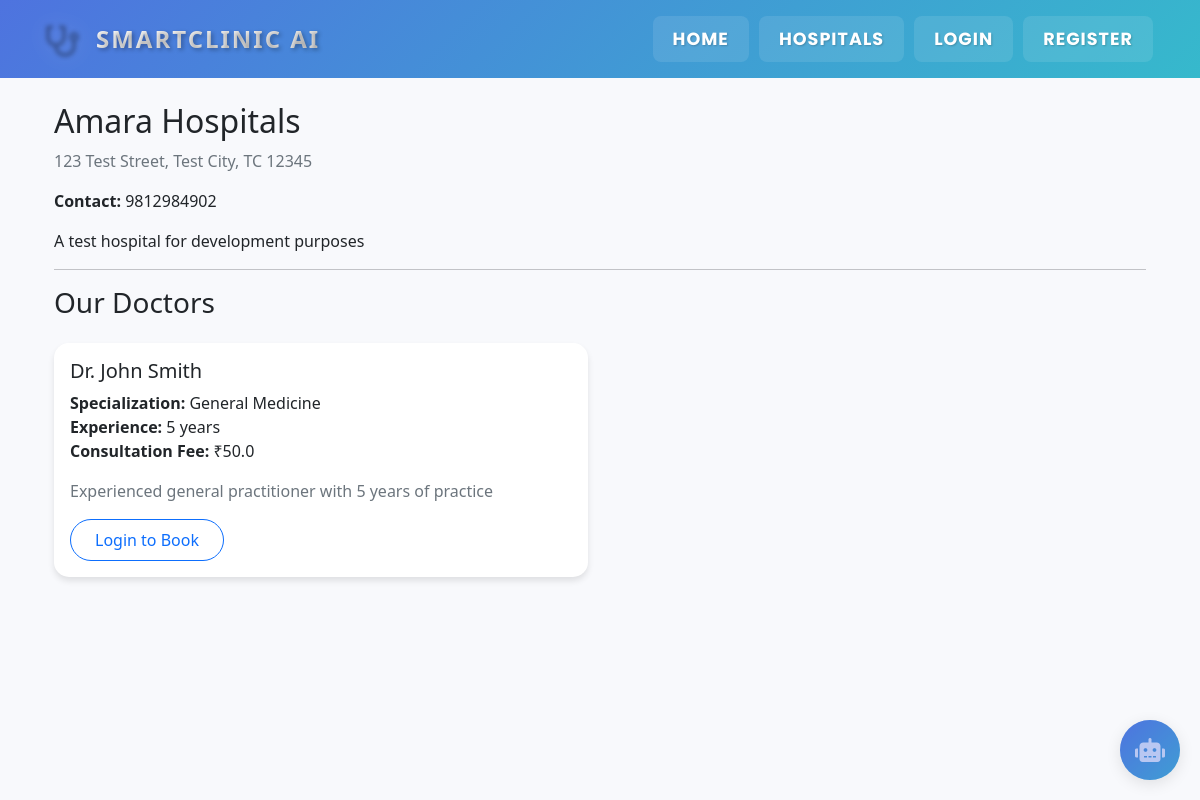
/hospital/1, run on the app's committed database.
### app.py (models this page shows, shortened)
class Hospital(db.Model):
    id = db.Column(db.Integer, primary_key=True)
    name = db.Column(db.String(200), nullable=False)
    address = db.Column(db.String(500), nullable=False)
    contact = db.Column(db.String(20))
    admin_id = db.Column(db.Integer, db.ForeignKey('user.id'), nullable=False)
    description = db.Column(db.Text)
    doctors = db.relationship('Doctor', backref='hospital', lazy=True)
    appointments = db.relationship('Appointment', backref='hospital', lazy=True)

class Doctor(db.Model):
    id = db.Column(db.Integer, primary_key=True)
    user_id = db.Column(db.Integer, db.ForeignKey('user.id'), nullable=False)
    hospital_id = db.Column(db.Integer, db.ForeignKey('hospital.id'), nullable=False)
    specialization = db.Column(db.String(100), nullable=False)
    experience = db.Column(db.Integer)
    consultation_fee = db.Column(db.Float, default=50.00)  # Default fee is $50
    about = db.Column(db.Text)
    appointments = db.relationship('Appointment', backref='doctor', lazy=True)

class User(db.Model):
    id = db.Column(db.Integer, primary_key=True)
    email = db.Column(db.String(120), unique=True, nullable=False)
    password_hash = db.Column(db.String(256), nullable=False)
    name = db.Column(db.String(100), nullable=False)
    user_type = db.Column(db.String(20), nullable=False)
    phone = db.Column(db.String(20))
    age = db.Column(db.Integer)
    gender = db.Column(db.String(10))
    blood_group = db.Column(db.String(5))
    height = db.Column(db.Float)  # in cm
    weight = db.Column(db.Float)  # in kg
    address = db.Column(db.String(500))
    emergency_contact = db.Column(db.String(20))
    doctor = db.relationship('Doctor', backref='user', lazy=True, uselist=False)
    hospital = db.relationship('Hospital', backref='admin', lazy=True, uselist=False)
    appointments = db.relationship('Appointment', backref='patient', lazy=True)
    __table_args__ = (
        CheckConstraint("user_type IN ('patient', 'doctor', 'hospital_admin')", name='check_user_type'),
    )

### app.py (the view)
@app.route('/hospital/<int:hospital_id>')
def hospital_details(hospital_id):
    hospital = Hospital.query.options(db.joinedload(Hospital.doctors).joinedload(Doctor.user)).get_or_404(hospital_id)
    today = datetime.now().date()
    return render_template('hospital_details.html', hospital=hospital, today=today)

### templates/hospital_details.html
{% extends "base.html" %}
{% block content %}
<div class="container mt-4">
    <div class="row">
        <div class="col-md-12">
            <h2>{{ hospital.name }}</h2>
            <p class="text-muted">{{ hospital.address }}</p>
            <p><strong>Contact:</strong> {{ hospital.contact }}</p>
            {% if hospital.description %}
            <p>{{ hospital.description }}</p>
            {% endif %}
            <hr>
        </div>
    </div>
    <h3 class="mb-4">Our Doctors</h3>
    {% if hospital.doctors %}
    <div class="row">
        {% for doctor in hospital.doctors %}
        <div class="col-md-6 mb-4">
            <div class="card h-100">
                <div class="card-body">
                    <h5 class="card-title">{{ doctor.user.name }}</h5>
                    <p class="card-text">
                        <strong>Specialization:</strong> {{ doctor.specialization }}<br>
                        <strong>Experience:</strong> {{ doctor.experience }} years<br>
                        <strong>Consultation Fee:</strong> ₹{{ doctor.consultation_fee }}
                    </p>
                    {% if doctor.about %}
                    <p class="text-muted">{{ doctor.about }}</p>
                    {% endif %}
                    {% if session.get('user_type') == 'patient' %}
                    <a href="{{ url_for('book_appointment', doctor_id=doctor.id) }}" class="btn btn-primary">Book Appointment</a>
                    {% else %}
                    <a href="{{ url_for('login', user_type='patient') }}" class="btn btn-outline-primary">Login to Book</a>
                    {% endif %}
                </div>
            </div>
        </div>
        {% endfor %}
    </div>
    {% else %}
    <div class="alert alert-info">
        <p>No doctors available at this hospital yet.</p>
    </div>
    {% endif %}
</div>
{% endblock %}

### templates/base.html (shortened to what this page needs)
<!DOCTYPE html>
<html lang="en">
<head>
    <link href="https://cdn.jsdelivr.net/npm/bootstrap@5.1.3/dist/css/bootstrap.min.css" rel="stylesheet">
    <link rel="stylesheet" href="https://cdnjs.cloudflare.com/ajax/libs/font-awesome/6.0.0/css/all.min.css">
    <link href="https://unpkg.com/aos@2.3.1/dist/aos.css" rel="stylesheet">
</head>
<body>
    <nav class="navbar navbar-expand-lg navbar-dark">
        <div class="container">
            <a class="navbar-brand" href="{{ url_for('index') }}">
                <i class="fas fa-stethoscope stethoscope-icon me-2"></i>SmartClinic AI
            </a>
            <div class="collapse navbar-collapse" id="navbarNav">
                <ul class="navbar-nav ms-auto">
                    <li class="nav-item">
                        <a class="nav-link" href="{{ url_for('index') }}">Home</a>
                    </li>
                    <li class="nav-item">
                        <a class="nav-link" href="{{ url_for('list_hospitals') }}">Hospitals</a>
                    </li>
                    {% if session.get('user_id') %}
                        <li class="nav-item">
                            {% if session.get('user_type') == 'patient' %}
                                <a class="nav-link" href="{{ url_for('patient_dashboard') }}">Dashboard</a>
                            {% elif session.get('user_type') == 'doctor' %}
                                <a class="nav-link" href="{{ url_for('doctor_dashboard') }}">Dashboard</a>
                            {% elif session.get('user_type') == 'hospital_admin' %}
                                <a class="nav-link" href="{{ url_for('hospital_dashboard') }}">Dashboard</a>
                            {% endif %}
                        </li>
                        <li class="nav-item">
                            <a class="nav-link" href="{{ url_for('logout') }}">Logout</a>
                        </li>
                    {% else %}
                        <li class="nav-item">
                            <a class="nav-link" href="{{ url_for('login') }}">Login</a>
                        </li>
                        <li class="nav-item">
                            <a class="nav-link" href="{{ url_for('register') }}">Register</a>
                        </li>
                    {% endif %}
                </ul>
            </div>
        </div>
    </nav>
    <div class="container mt-4">
        {% block content %}{% endblock %}
        <div class="chatbot-widget">
            <div class="chatbot-button" onclick="toggleChatbot()">
                <i class="fas fa-robot"></i>
                <span class="pulse"></span>
            </div>
        </div>
    </div>
</body>
</html>

### templates/base.html (style rules this page uses)
:root { --primary-color: #4e73df; --primary-rgb: 78, 115, 223; --info-color: #36b9cc; --success-color: #1cc88a; --warning-color: #f6c23e; --danger-color: #e74a3b; }
body { font-family: 'Segoe UI', Tahoma, Geneva, Verdana, sans-serif; background-color: #f8f9fc; }
.navbar { background: linear-gradient(135deg, var(--primary-color), var(--info-color)); padding: 1rem 0; }
.navbar-brand { font-size: 1.8rem; font-weight: 800; display: flex; align-items: center; gap: 0.5rem; text-transform: uppercase; letter-spacing: 2px; background: linear-gradient(135deg, #ffffff 0%, #e0e0e0 100%); -webkit-background-clip: text; -webkit-text-fill-color: transparent; background-clip: text; text-shadow: 2px 2px 4px rgba(0,0,0,0.3); transition: all 0.3s ease; }
.navbar-brand i { font-size: 2rem; color: #fff; filter: drop-shadow(0 0 10px rgba(255,255,255,0.5)); }
.navbar-brand .stethoscope-icon { animation: pulse 2s infinite; display: inline-block; }
.nav-link { color: #ffffff !important; font-weight: 700 !important; font-size: 1.1rem !important; font-family: 'Poppins', sans-serif !important; text-transform: uppercase; letter-spacing: 1px; padding: 10px 20px !important; margin: 0 5px; position: relative; transition: all 0.4s cubic-bezier(0.68, -0.55, 0.265, 1.55); background: rgba(255, 255, 255, 0.1); border-radius: 8px; text-shadow: 1px 1px 2px rgba(0,0,0,0.2); }
.nav-link::before { content: ''; position: absolute; bottom: 0; left: 50%; width: 0; height: 3px; background: #ffffff; transform: translateX(-50%); transition: width 0.4s ease; box-shadow: 0 0 10px rgba(255,255,255,0.5); }
.nav-item { animation: slideInDown 0.6s ease forwards; opacity: 0; }
.nav-item:nth-child(1) { animation-delay: 0.1s; }
.nav-item:nth-child(2) { animation-delay: 0.2s; }
.nav-item:nth-child(3) { animation-delay: 0.3s; }
.nav-item:nth-child(4) { animation-delay: 0.4s; }
.card { border: none; border-radius: 15px; box-shadow: 0 4px 6px rgba(0,0,0,0.1); transition: transform 0.3s ease, box-shadow 0.3s ease; }
.btn { border-radius: 30px; padding: 0.5rem 1.5rem; transition: all 0.3s ease; }
.chatbot-widget { position: fixed; bottom: 20px; right: 20px; z-index: 1000; }
.chatbot-button { width: 60px; height: 60px; background: linear-gradient(135deg, var(--primary-color), var(--info-color)); border-radius: 50%; display: flex; align-items: center; justify-content: center; cursor: pointer; box-shadow: 0 4px 15px rgba(0,0,0,0.1); position: relative; }
.chatbot-button i { font-size: 24px; color: white; }
.pulse { position: absolute; width: 100%; height: 100%; border-radius: 50%; background: rgba(var(--primary-rgb), 0.4); animation: pulse 2s infinite; }
body { padding-right: 0 !important; overflow-y: scroll; }
.navbar-brand { font-size: 1.5rem; font-weight: bold; }
.nav-link { font-weight: 500; }
.btn { transition: all 0.2s ease-in-out; position: relative; overflow: hidden; }
.card { transition: transform 0.2s ease-in-out, box-shadow 0.2s ease-in-out; }
body { padding-right: 0 !important; }
.btn { transition: all 0.2s ease-in-out; }

### data on the page
Hospital: name "Amara Hospitals", address "123 Test Street, Test City, TC 12345", contact "9812984902", description "A test hospital for development purposes"
Doctor: user.name "Dr. John Smith", specialization "General Medicine", experience "5", consultation_fee "50.0", about "Experienced general practitioner with 5 years of practice"
